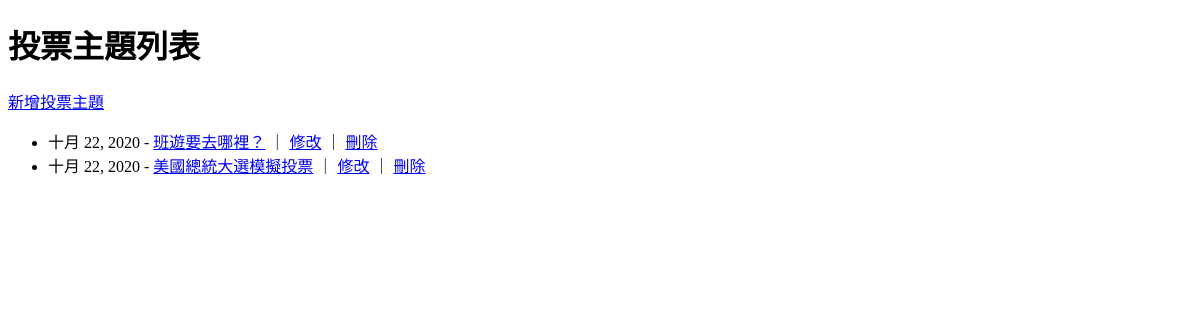
/poll/, run on an earlier commit of the app's database.
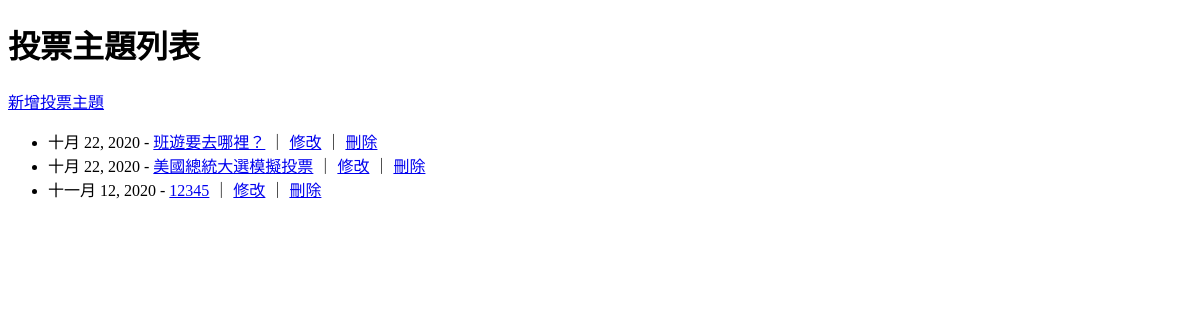
And on a later commit of the database.
### default/models.py (models this page shows, shortened)
class Poll(models.Model):
    subject = models.CharField('投票主題', max_length=200)
    description = models.TextField('投票內容說明')
    date_created = models.DateField(auto_now_add=True)

### default/views.py (the view)
# urls.py: path('poll/', PollList.as_view()),
class PollList(ListView):
    model = Poll

### default/templates/default/poll_list.html (shortened to what this page needs)
{% extends "base.html" %}
{% block content %}
<h1>投票主題列表</h1>
<a href="/poll/create/">新增投票主題</a>
<ul>
    {% for poll in poll_list %}
    <li>
        {{ poll.date_created }} -
        <a href="/poll/{{ poll.id }}/">{{ poll.subject }}</a>
        ｜ <a href="/poll/{{ poll.id }}/edit/">修改</a>
        ｜ <a href="/poll/{{ poll.id }}/delete/">刪除</a>
    </li>
    {% endfor %}
</ul>
{% endblock %}

What changed in the data, as far as the page shows it:
added Poll: date_created "十一月 12, 2020", subject "12345"
